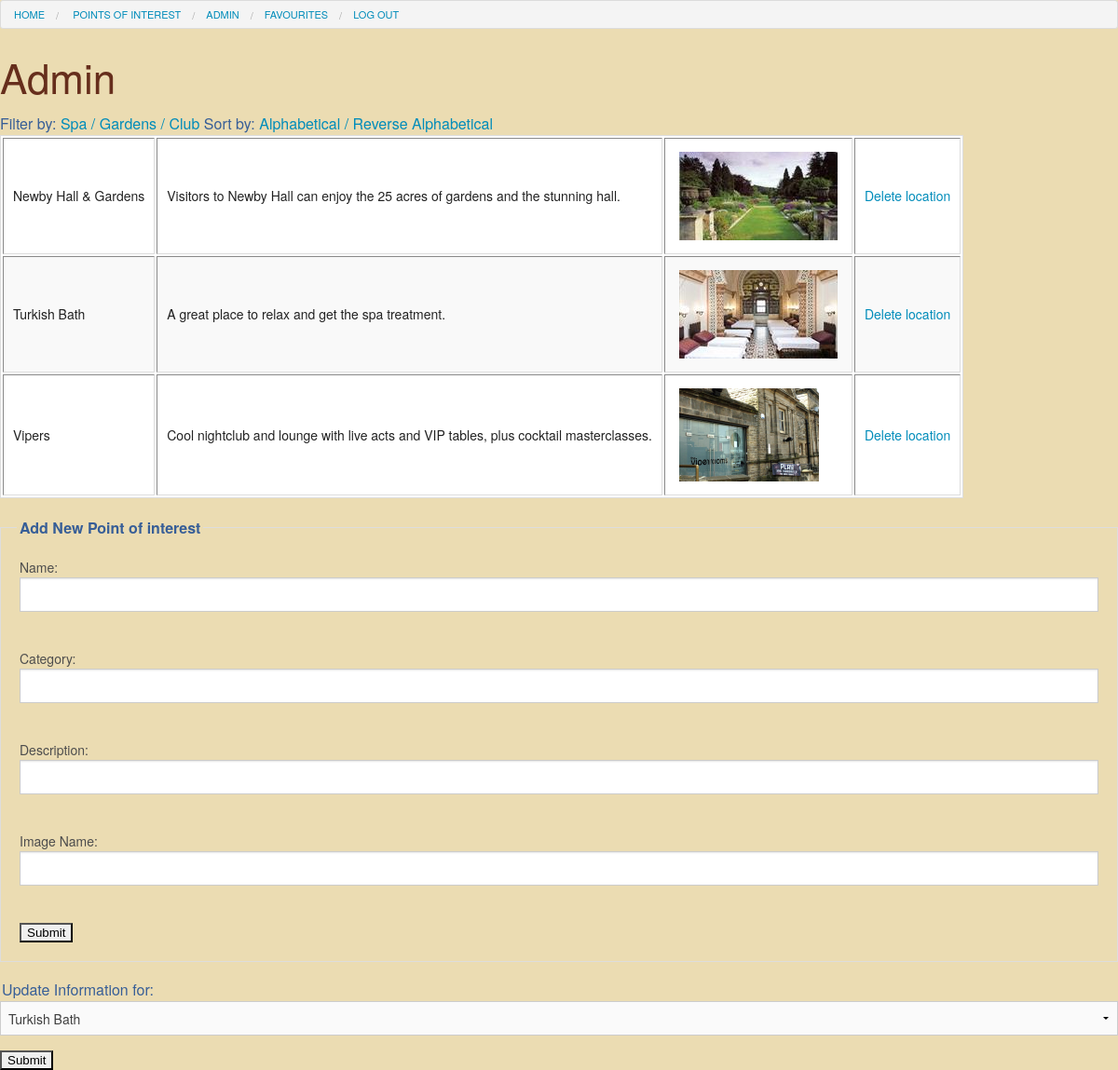
Page /admin.php?sort=alpha (signed in) on the committed database.
### admin.php (the view, shortened to what this page needs)
<link rel="stylesheet" href="css/foundation.css" />
<link rel="stylesheet" href="css/main.css" />
<?php
include 'init.php';
if ($_SESSION['admin']==1){
echo "<h1>Admin</h1>";
echo " Filter by:";
?>
<a href="admin.php?cat=Spa"> Spa</a>
<a href="admin.php?cat=Gardens"> / Gardens</a>
<a href="admin.php?cat=Club"> / Club</a>
<?php echo " Sort by:"; ?>
<a href="admin.php?sort=alpha"> Alphabetical</a>
<a href="admin.php?sort=alpharev"> / Reverse Alphabetical</a>
<?php
if ($_GET['sort']== 'alpharev'){
    $query= "SELECT * FROM `Points of Interest` ORDER BY Name DESC";
} else if ($_GET['sort']== 'alpha'){
    $query= "SELECT * FROM `Points of Interest` ORDER BY Name ASC";
}
$result =mysqli_query($connection, $query);
echo "<br> <table id='myTable' border='2'><thead></thead>";
echo "<tbody>";
while ($row = mysqli_fetch_assoc($result)){
    echo "<tr></td><td>$row[Name]</td>";
    echo "<td>$row[Description]</td>";
    echo '<td><img src="/Assignment2/images/'.$row['ImageName'] . '"  />';
    echo '<td><a href= "deleteloc.php?id='.$row[poiID].'">Delete location</a></td></tr>';
}
echo "</tbody> </table>";
include 'newpoi.php';
include 'updatelocation.php';
} else {
	header('location:ISDwk9.php');
}
?>

### css/main.css (style rules this page uses)
img { padding: 5px; border: 10px; }
h1 { color: #662e1c; }

### rows in the picture
points of interest: Name "Newby Hall & Gardens", Description "Visitors to Newby Hall can enjoy the 25 acres of gardens and the stunning hall.", ImageName (picture)
points of interest: Name "Turkish Bath", Description "A great place to relax and get the spa treatment.", ImageName (picture)
points of interest: Name "Vipers", Description "Cool nightclub and lounge with live acts and VIP tables, plus cocktail masterclasses.", ImageName (picture)

### other values in the picture
form field id "Turkish Bath"
